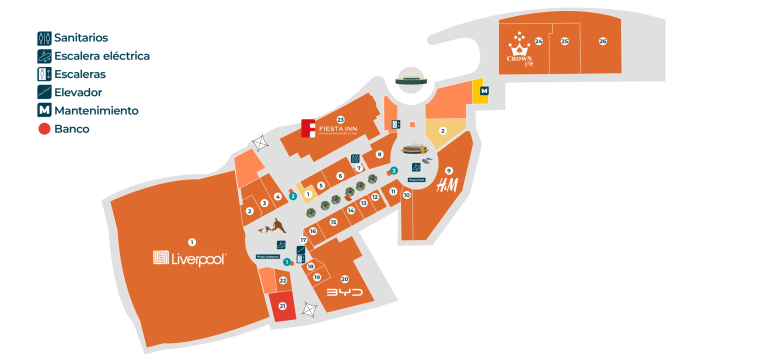
#> input picture planta-baja.png, 1536 x 727 px, found by its file name (shown at 1/2 size)
$ python build_pristine_maps.py
#> lines starting #> are read from the running program, lines starting #| are printed output that depends on the picture; after the words box and inside, x2 and y2 are one past the last pixel; in counts of white or black regions, pixels touching at a corner belong together
import cv2
import numpy as np

def build_pristine_architectural_maps(src_path, dest_path, scale_factor=3):
#> called with src_path = 'planta-baja.png', dest_path = 'planta-baja-dark.png', scale_factor = 3
    print(f"Building pristine architectural map (Zero numbers/badges) for {src_path}...")

    orig = cv2.imread(src_path, cv2.IMREAD_UNCHANGED)
#> orig is the input picture: shape (727, 1536, 4); mean B, G, R, A 215.7, 225.5, 244, 255
    h_orig, w_orig = orig.shape[:2]
#> h_orig = 727; w_orig = 1536

    if orig.shape[2] == 4:
        b, g, r, a = cv2.split(orig)
#> a: shape (727, 1536); every value is 255
        bgr = cv2.merge([b, g, r])
    else:
        bgr = orig
        a = np.full((h_orig, w_orig), 255, dtype=np.uint8)

    gray = cv2.cvtColor(bgr, cv2.COLOR_BGR2GRAY)
    hsv = cv2.cvtColor(bgr, cv2.COLOR_BGR2HSV)
#> hsv: shape (727, 1536, 3); mean H, S, V 3.7, 35.3, 244.9
    H, S, V = cv2.split(hsv)
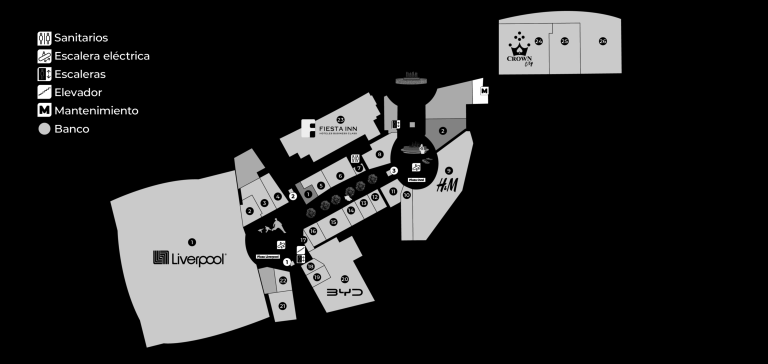
#> S: shape (727, 1536) (shown at 1/2 size); min 0, max 255, mean 35.3

    # 1. Background Mask
    bg_mask_orig = ((gray > 238) & (S < 30)) | (a < 30)
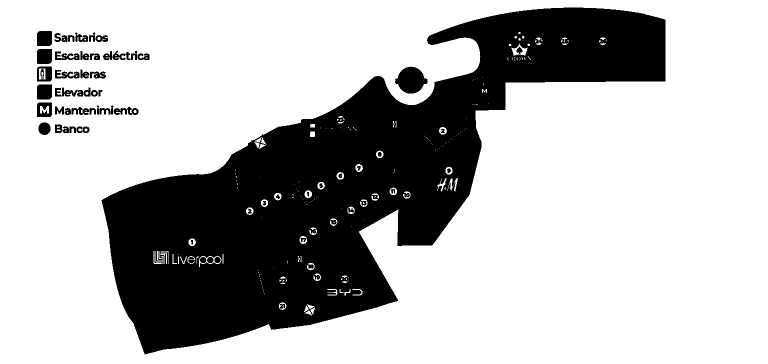
#> bg_mask_orig: shape (727, 1536) bool (shown at 1/2 size); 71.5% white; 60 black regions (2 under 20 px), largest, box (x1, y1, x2, y2) and area: (203, 15, 1331, 709) 303625, (790, 133, 855, 187) 2387, (74, 62, 104, 92) 880

    # 2. Corridors
    corridor_mask_orig = (gray >= 165) & (gray <= 238) & (S < 35) & (~bg_mask_orig) & (a > 30)
#> corridor_mask_orig: shape (727, 1536) bool; 10% white; 1080 white regions (1054 under 20 px), largest, box (x1, y1, x2, y2) and area: (203, 15, 1331, 709) 106425, (795, 133, 849, 157) 758, (796, 168, 848, 187) 694

    # 3. Store Footprints
    store_mask_orig = (~bg_mask_orig) & (~corridor_mask_orig) & (a > 30)
#> store_mask_orig: shape (727, 1536) bool; 18.6% white; 207 white regions (80 under 20 px), largest, box (x1, y1, x2, y2) and area: (220, 296, 593, 695) 91860, (997, 22, 1244, 150) 28806, (593, 378, 774, 626) 19916
    anchor_mask_orig = store_mask_orig & (S > 35)
#> anchor_mask_orig: shape (727, 1536) bool; 18.5% white; 151 white regions (23 under 20 px), largest, box (x1, y1, x2, y2) and area: (220, 296, 593, 695) 91833, (997, 22, 1244, 149) 28779, (593, 378, 774, 626) 19872

    # 4. Inpaint / Remove all small number badges, circles, and text glyphs
    # In original, numbers/circles are dark pixels (gray < 110)
    dark_elements = (gray < 110) & (a > 30)
#> dark_elements: shape (727, 1536) bool; 1.3% white; 215 white regions (110 under 20 px), largest, box (x1, y1, x2, y2) and area: (538, 582, 592, 643) 2204, (603, 239, 630, 275) 736, (75, 170, 103, 198) 730
    # Exclude top-left legend from number removal
    dark_elements[0:260, 0:300] = False
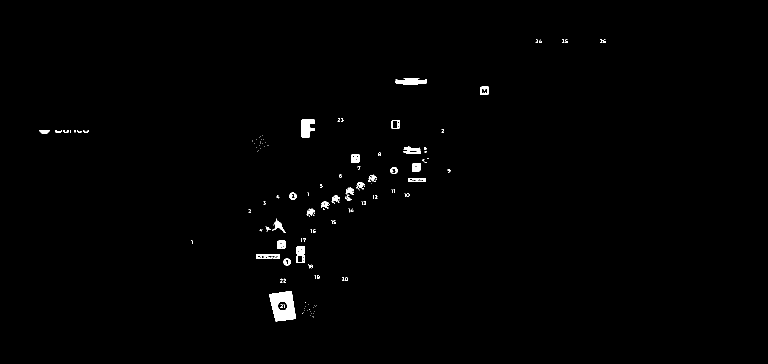
#> dark_elements: shape (727, 1536) bool (shown at 1/2 size); 0.74% white; 145 white regions (103 under 20 px), largest, box (x1, y1, x2, y2) and area: (538, 582, 592, 643) 2204, (603, 239, 630, 275) 736, (791, 159, 854, 169) 527

    # Find connected components of dark elements
    num_labels, labels, stats, centroids = cv2.connectedComponentsWithStats(dark_elements.astype(np.uint8))
#> labels: shape (727, 1536) int32; 146 distinct labels, from 0 to 145
#> num_labels = 146; stats = 146 rows, first 6: [0, 0, 1536, 727, 1108365], [1071, 79, 5, 7, 16], [1078, 79, 6, 7, 18], [1124, 79, 5, 7, 15], [1130, 79, 5, 7, 17], [1200, 79, 5, 7, 16]; centroids = 146 pairs, first value 88.42 to 1208.2, second value 82 to 633.5

    # Create mask of numbers/badges to erase
    erase_mask = np.zeros((h_orig, w_orig), dtype=np.uint8)
    for i in range(1, num_labels):
        w = stats[i, cv2.CC_STAT_WIDTH]
        h = stats[i, cv2.CC_STAT_HEIGHT]
        area = stats[i, cv2.CC_STAT_AREA]

        # Store number badges and circular icons typically have width < 35 and height < 35
        # or area < 900 px
        if (w <= 36 and h <= 36 and area < 850) or (w <= 42 and h <= 28 and area < 650):
            erase_mask[labels == i] = 255
#> this loop made 145 passes
#> (w, h, area) on passes 6, 7, 8, 9, 12, 13, 15, 16, 17, 20, 21, 39: (6, 7, 20), (32, 3, 87), (63, 10, 527), (17, 17, 201), (27, 36, 736), (17, 17, 139), (21, 8, 129), (13, 5, 36), (10, 6, 32), (10, 6, 25), (12, 6, 32), (34, 6, 170)
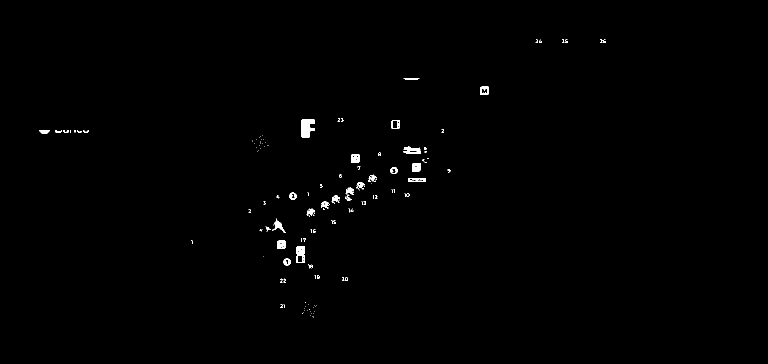
#> erase_mask: shape (727, 1536) (shown at 1/2 size); 0.48% white; 142 white regions (103 under 20 px), largest, box (x1, y1, x2, y2) and area: (603, 239, 630, 275) 736, (593, 492, 610, 509) 264, (545, 437, 572, 466) 241

    # Dilate erase mask slightly by 2px to ensure circle borders are fully covered
    erase_mask = cv2.dilate(erase_mask, np.ones((5, 5), np.uint8))
#> erase_mask: shape (727, 1536); 1.3% white; 66 white regions, largest, box (x1, y1, x2, y2) and area: (601, 237, 632, 277) 1048, (591, 490, 612, 528) 744, (529, 435, 574, 468) 685

    # Inpaint the grayscale image to remove numbers from edge detection
    gray_clean = cv2.inpaint(gray, erase_mask, inpaintRadius=5, flags=cv2.INPAINT_TELEA)

    # 5. High-Definition Target Canvas
    h_hd = int(h_orig * scale_factor)
#> h_hd = 2181
    w_hd = int(w_orig * scale_factor)
#> w_hd = 4608

    def upscale_mask(m, blur_radius=3):
#> called with blur_radius = 3
        m_u8 = (m.astype(np.uint8) * 255)
        up = cv2.resize(m_u8, (w_hd, h_hd), interpolation=cv2.INTER_LANCZOS4)
        if blur_radius > 0:
            up = cv2.GaussianBlur(up, (blur_radius, blur_radius), 0)
        return up

    bg_hd = upscale_mask(bg_mask_orig, blur_radius=3)
    corridor_hd = upscale_mask(corridor_mask_orig, blur_radius=3)
    store_hd = upscale_mask(store_mask_orig, blur_radius=3)
    anchor_hd = upscale_mask(anchor_mask_orig, blur_radius=3)

    # Top-left legend
    legend_mask = np.zeros((h_orig, w_orig), dtype=bool)
    legend_mask[0:260, 0:300] = (gray[0:260, 0:300] < 90) & (a[0:260, 0:300] > 30)
#> legend_mask: shape (727, 1536) bool; 0.53% white; 78 white regions (10 under 20 px), largest, box (x1, y1, x2, y2) and area: (75, 170, 103, 198) 716, (75, 63, 103, 91) 569, (75, 99, 103, 127) 510
    legend_hd = upscale_mask(legend_mask, blur_radius=1)

    # 6. Extract Pure Architectural Contours & Walls (Clean of any numbers)
    # Binary stores mask without number holes
    stores_clean = ((store_mask_orig | anchor_mask_orig) & (~bg_mask_orig)).astype(np.uint8) * 255
    stores_clean[0:260, 0:300] = 0
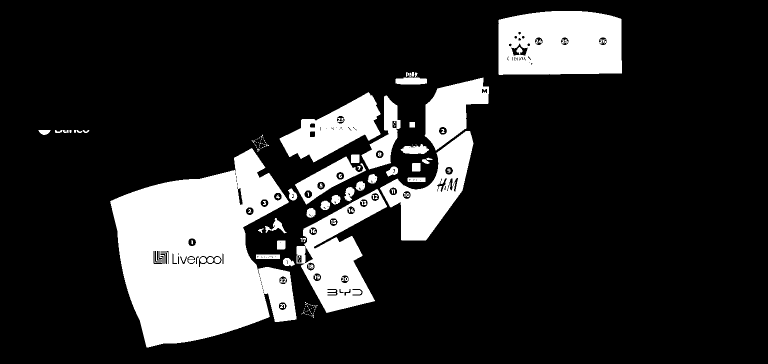
#> stores_clean: shape (727, 1536) (shown at 1/2 size); 17.8% white; 140 white regions (74 under 20 px), largest, box (x1, y1, x2, y2) and area: (220, 296, 593, 695) 91860, (997, 22, 1244, 150) 28806, (593, 378, 774, 626) 19916
    # Morphological close to bridge any gaps from erased numbers
    stores_clean = cv2.morphologyEx(stores_clean, cv2.MORPH_CLOSE, np.ones((7, 7), np.uint8))
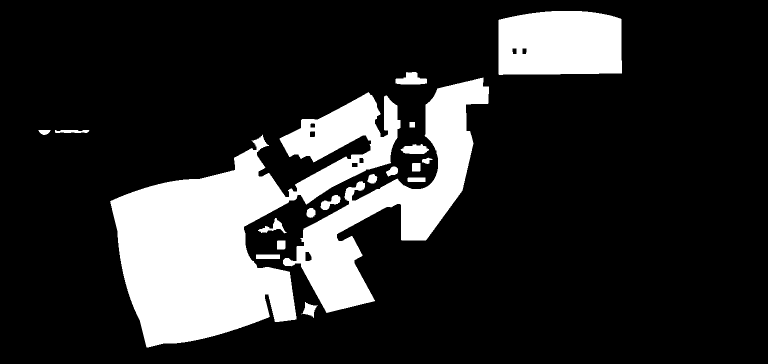
#> stores_clean: shape (727, 1536) (shown at 1/2 size); 18.6% white; 19 white regions
    contours, _ = cv2.findContours(stores_clean, cv2.RETR_TREE, cv2.CHAIN_APPROX_TC89_KCOS)
#> contours = 26 contours; largest, box (x1, y1, x2, y2) and area: (220, 184, 801, 695) 119228, (566, 155, 978, 626) 50561, (997, 22, 1244, 150) 29580, (791, 144, 854, 169) 955, (801, 288, 858, 308) 754

    # Canny on the inpainted image (Zero number edges!)
    canny_edges = cv2.Canny(gray_clean, 25, 80)
#> canny_edges: shape (727, 1536); 2.3% white in thin lines or dots, all inside (x1, y1, x2, y2) = (74, 15, 1332, 709)
    canny_edges[bg_mask_orig] = 0
    canny_edges[0:260, 0:300] = 0
#> canny_edges: shape (727, 1536); 1.5% white in thin lines or dots, all inside (x1, y1, x2, y2) = (79, 15, 1331, 709)
    # Remove any residual small dots
    canny_clean = cv2.morphologyEx(canny_edges, cv2.MORPH_OPEN, np.ones((2, 2), np.uint8))
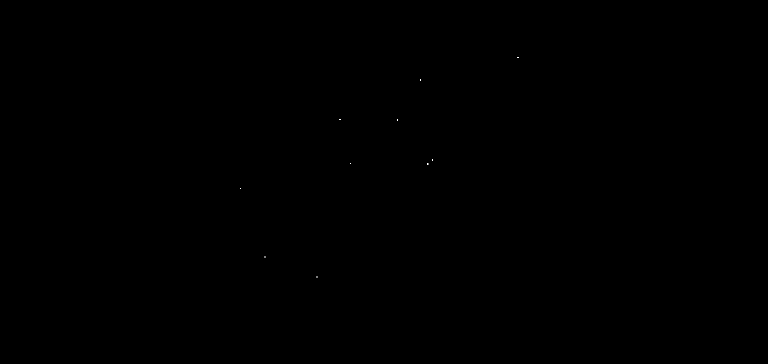
#> canny_clean: shape (727, 1536) (shown at 1/2 size); 0% white in thin lines or dots, all inside (x1, y1, x2, y2) = (480, 114, 1037, 555)
    canny_hd = cv2.resize(canny_clean, (w_hd, h_hd), interpolation=cv2.INTER_LANCZOS4)

    # 7. Render Pristine Ultra-HD Canvas (Google Maps Dark Mode)
    # Exterior: #080d16 -> (22, 13, 8)
    # Corridors: #101724 -> (36, 23, 16)
    # Stores: #1e293b -> (59, 41, 30)
    # Anchor Stores: #243244 -> (68, 50, 36)
    # Wall Lines: #384d66 -> (102, 77, 56) with sub-pixel anti-aliasing

    hd_canvas = np.zeros((h_hd, w_hd, 3), dtype=np.float32)
    hd_canvas[:] = [22, 13, 8]  # Exterior

    # Blend Corridors
    c_weight = (corridor_hd / 255.0)[:, :, None]
    hd_canvas = hd_canvas * (1.0 - c_weight) + np.array([36, 23, 16], dtype=np.float32) * c_weight
#> hd_canvas: shape (2181, 4608, 3) float64; mean H, S, V 23.4, 14, 8.8

    # Blend Stores
    s_weight = (store_hd / 255.0)[:, :, None]
    hd_canvas = hd_canvas * (1.0 - s_weight) + np.array([59, 41, 30], dtype=np.float32) * s_weight
#> hd_canvas: shape (2181, 4608, 3) float64; mean H, S, V 30.2, 19.2, 12.9

    # Blend Anchors
    a_weight = (anchor_hd / 255.0)[:, :, None]
    hd_canvas = hd_canvas * (1.0 - a_weight) + np.array([68, 50, 36], dtype=np.float32) * a_weight

    hd_canvas_u8 = np.clip(hd_canvas, 0, 255).astype(np.uint8)

    # Draw Smooth Anti-Aliased Outer & Inner Contours
    for cnt in contours:
        approx = cv2.approxPolyDP(cnt, epsilon=0.8, closed=True)
        cnt_hd = (approx.astype(np.float32) * scale_factor).astype(np.int32)
        cv2.polylines(hd_canvas_u8, [cnt_hd], isClosed=True, color=(105, 80, 58), thickness=3, lineType=cv2.LINE_AA)
#> this loop made 26 passes
#> (approx, cnt_hd) on passes 2, 7, 10, 15, 17: ([[512, 509], [512, 517], [559, 517], [559, 509]], [[1536, 1527], [1536, 1551], [1677, 1551], [1677, 1527]]), ([[815, 356], [816, 363], [850, 363], [850, 355]], [[2445, 1068], [2448, 1089], [2550, 1089], [2550, 1065]]), ([[824, 327], [824, 342], [840, 341], [840, 326]], [[2472, 981], [2472, 1026], [2520, 1023], [2520, 978]]), ([[819, 244], [819, 254], [829, 254], [829, 244]], [[2457, 732], [2457, 762], [2487, 762], [2487, 732]]), ([[704, 325], [715, 326], [714, 334], [703, 333]], [[2112, 975], [2145, 978], [2142, 1002], [2109, 999]])

    # Draw internal partition walls with sub-pixel anti-aliasing
    edge_mask = canny_hd > 55
    hd_canvas_u8[edge_mask] = [105, 80, 58]

    # Draw Top-Left Legend
    legend_sharp = legend_hd > 90
    hd_canvas_u8[legend_sharp] = [252, 250, 248]

    # Enforce clean exterior background
    bg_sharp = bg_hd > 120
    hd_canvas_u8[bg_sharp] = [22, 13, 8]

    # Subtle sharpening for clean lines
    gaussian = cv2.GaussianBlur(hd_canvas_u8, (0, 0), 0.9)
    unsharp_hd = cv2.addWeighted(hd_canvas_u8, 1.15, gaussian, -0.15, 0)
    unsharp_hd[bg_sharp] = [22, 13, 8]
    unsharp_hd[legend_sharp] = [254, 252, 250]

    alpha_hd = np.where(bg_sharp, 255, 255).astype(np.uint8)
    final_hd = cv2.merge([unsharp_hd[:, :, 0], unsharp_hd[:, :, 1], unsharp_hd[:, :, 2], alpha_hd])

    cv2.imwrite(dest_path, final_hd, [cv2.IMWRITE_PNG_COMPRESSION, 4])
    print(f"Saved pristine map without numbers: {dest_path}")

for f in ['planta-baja.png', 'planta-uno.png', 'planta-dos.png']:
    name_dark = f.replace('.png', '-dark.png')
    build_pristine_architectural_maps(f, name_dark, scale_factor=3)
